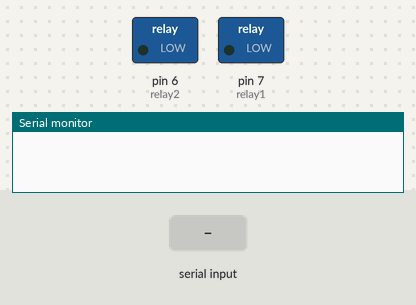
A sketch run on a simulated Arduino Uno, built with avr-gcc and run on an emulated ATmega328P. Parts: switched loads named in the sketch (green lamp = pin HIGH), the last lines printed to the serial monitor. The inputs (shaded band) are chosen by the test bench.

Above: at 1.2 s.
1.3 s: "left" received over Serial
At 1.8 s:
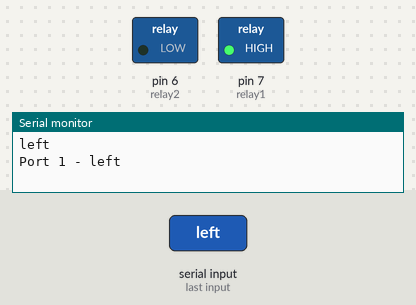
3.8 s: "right" received over Serial
At 4.6 s:
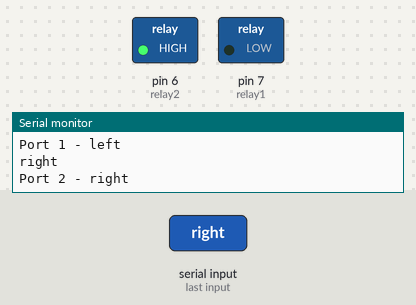
Timing chart, 0 to 6.8 s (numbered marks = the images above; inputs shaded):
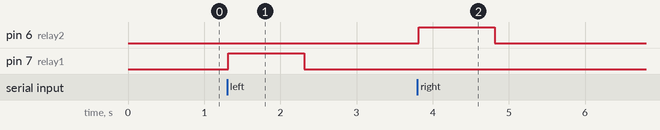

Measured:
- after the input at 1.3 s, pin 7 (relay1): LOW → HIGH at once, → LOW 1.0 s later
- after the input at 3.8 s, pin 6 (relay2): LOW → HIGH at once, → LOW 1.0 s later

The sketch:

Arduino.ino
```cpp
String readString;

int relay1 = 7;
int relay2 = 6;

void setup() {

  pinMode(relay1, OUTPUT);
  //digitalWrite(relay1, LOW);

  pinMode(relay2, OUTPUT);
  //digitalWrite(relay2, LOW);

  Serial.begin(9600); // Default connection rate for the BT module
}

void loop() {
  while(Serial.available()){ // the code here is for bluetooth
    delay(3);
    char c = Serial.read();
    readString += c;
  }
  if(readString.length() > 0){ // when a certain button is pressed the reaction will be...
    Serial.println(readString);

    if(readString == "left"){
      Serial.println("Port 1 - left");
      digitalWrite(relay1,HIGH);
      delay(1000);
      digitalWrite(relay1,LOW);
    }
    else if(readString == "right"){
      Serial.println("Port 2 - right");
      digitalWrite(relay2,HIGH);
      delay(1000);
      digitalWrite(relay2,LOW);
    } else{
      Serial.write("An error occured!");
    }
  }
  readString="";
}
```
